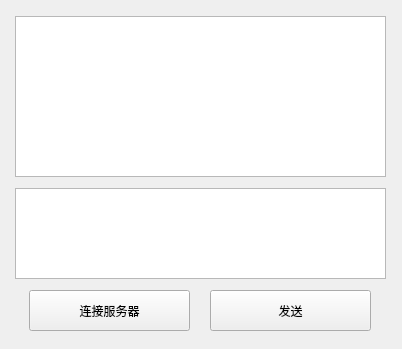
<?xml version="1.0" encoding="UTF-8"?>
<ui version="4.0">
 <class>Widget</class>
 <widget class="QWidget" name="Widget">
  <property name="geometry">
   <rect>
    <x>0</x>
    <y>0</y>
    <width>402</width>
    <height>349</height>
   </rect>
  </property>
  <property name="windowTitle">
   <string>Widget</string>
  </property>
  <layout class="QGridLayout" name="gridLayout">
   <item row="0" column="0">
    <widget class="QTextEdit" name="ShowtextEdit">
     <property name="minimumSize">
      <size>
       <width>371</width>
       <height>161</height>
      </size>
     </property>
     <property name="maximumSize">
      <size>
       <width>371</width>
       <height>161</height>
      </size>
     </property>
    </widget>
   </item>
   <item row="1" column="0">
    <widget class="QTextEdit" name="sendMsgTextEdit">
     <property name="minimumSize">
      <size>
       <width>371</width>
       <height>91</height>
      </size>
     </property>
     <property name="maximumSize">
      <size>
       <width>371</width>
       <height>91</height>
      </size>
     </property>
    </widget>
   </item>
   <item row="2" column="0">
    <layout class="QHBoxLayout" name="horizontalLayout">
     <item>
      <widget class="QPushButton" name="pushButton_2">
       <property name="minimumSize">
        <size>
         <width>161</width>
         <height>41</height>
        </size>
       </property>
       <property name="maximumSize">
        <size>
         <width>161</width>
         <height>41</height>
        </size>
       </property>
       <property name="text">
        <string>连接服务器</string>
       </property>
      </widget>
     </item>
     <item>
      <widget class="QPushButton" name="pushButton">
       <property name="minimumSize">
        <size>
         <width>161</width>
         <height>41</height>
        </size>
       </property>
       <property name="maximumSize">
        <size>
         <width>161</width>
         <height>41</height>
        </size>
       </property>
       <property name="text">
        <string>发送</string>
       </property>
      </widget>
     </item>
    </layout>
   </item>
  </layout>
 </widget>
 <layoutdefault spacing="6" margin="11"/>
 <resources/>
 <connections/>
</ui>
